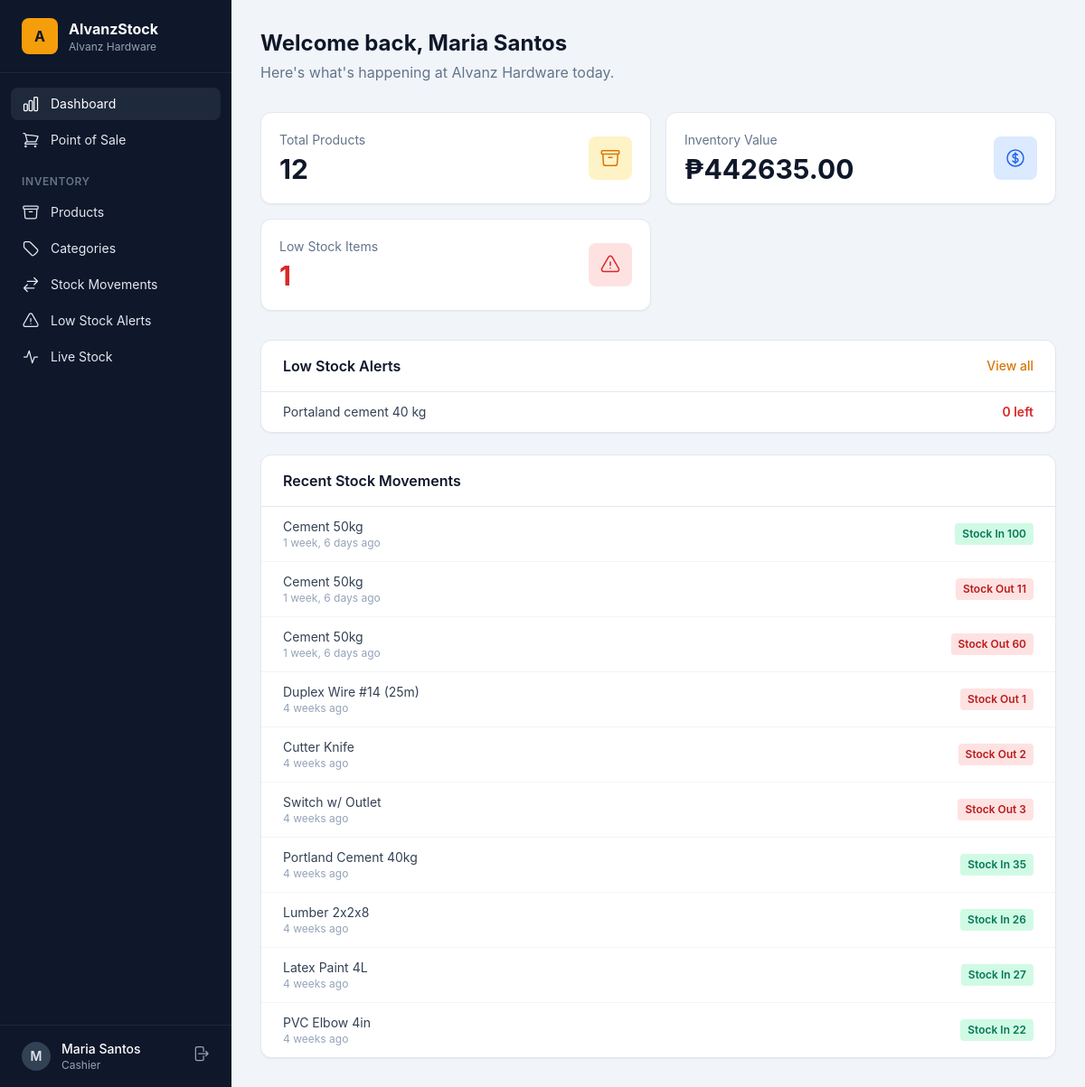
/ (signed in), run on an earlier commit of the app's database.
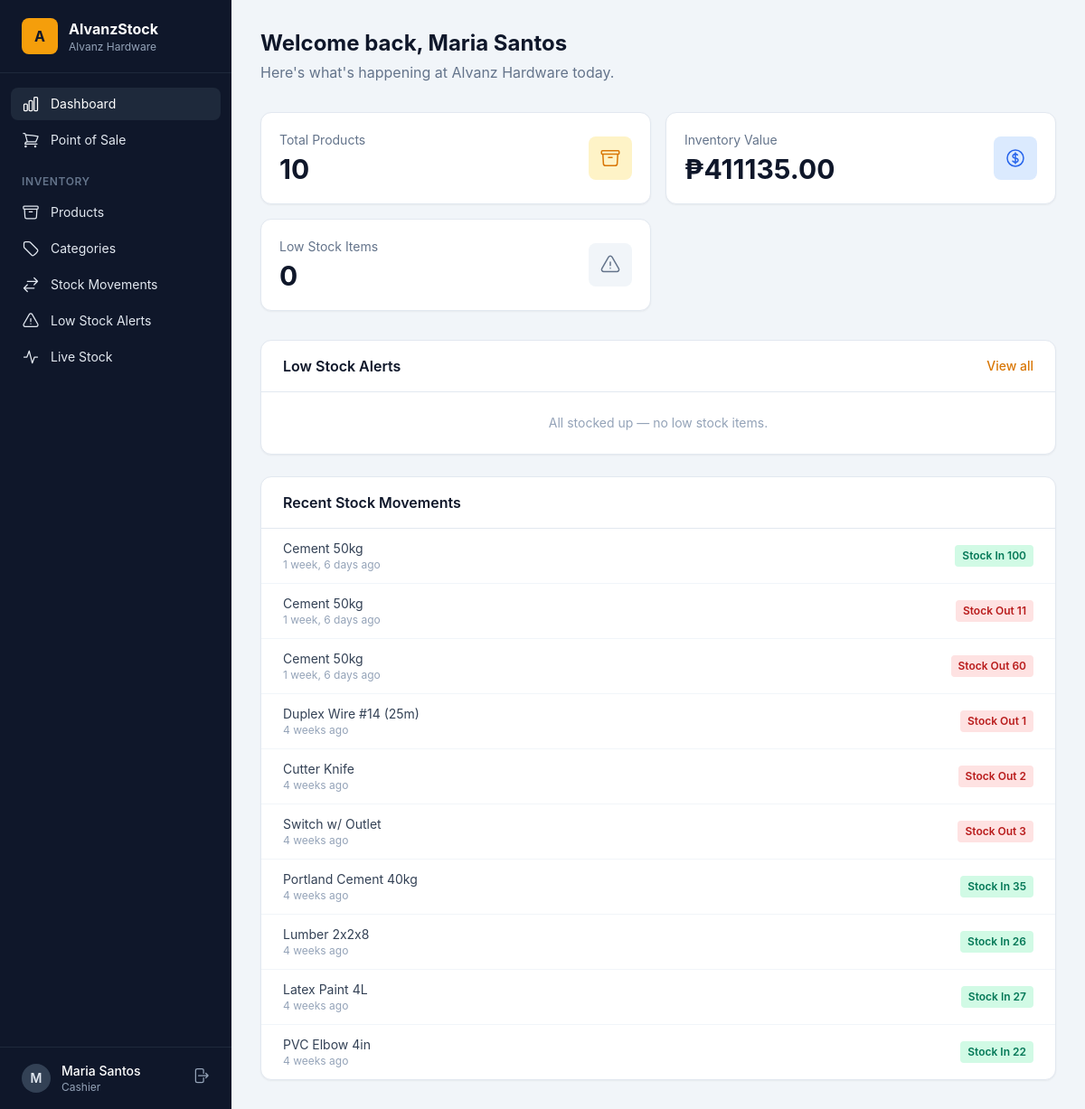
And on a later commit of the database.
### inventory/models.py (models this page shows, shortened)
class Product(models.Model):
    name = models.CharField(max_length=200)
    sku = models.CharField(max_length=50, unique=True)
    image = models.ImageField(upload_to="products/", blank=True)
    category = models.ForeignKey(Category, on_delete=models.SET_NULL, null=True, blank=True, related_name="products")
    unit = models.CharField(max_length=20, default="pcs")
    cost_price = models.DecimalField(max_digits=12, decimal_places=2, default=0)
    sell_price = models.DecimalField(max_digits=12, decimal_places=2, default=0)
    quantity = models.PositiveIntegerField(default=0)
    min_stock_level = models.PositiveIntegerField(default=10)
    is_active = models.BooleanField(default=True)
    created_at = models.DateTimeField(auto_now_add=True)
    updated_at = models.DateTimeField(auto_now=True)
    class Meta:
        ordering = ["name"]

class StockTransaction(models.Model):
    class Type(models.TextChoices):
        STOCK_IN = "IN", "Stock In"
        STOCK_OUT = "OUT", "Stock Out"
        ADJUST = "ADJ", "Adjustment"
    product = models.ForeignKey(Product, on_delete=models.CASCADE, related_name="transactions")
    transaction_type = models.CharField(max_length=5, choices=Type.choices)
    quantity = models.PositiveIntegerField()
    reference = models.CharField(max_length=100, blank=True)
    notes = models.TextField(blank=True)
    user = models.ForeignKey("accounts.User", on_delete=models.SET_NULL, null=True, related_name="stock_transactions")
    created_at = models.DateTimeField(auto_now_add=True)
    class Meta:
        ordering = ["-created_at"]

### inventory/views.py (the view)
# urls.py: path("", views.dashboard, name="dashboard"),
@login_required
def dashboard(request):
    low_stock_products = Product.objects.filter(is_active=True, quantity__lte=F("min_stock_level")).order_by("quantity")
    recent_transactions = StockTransaction.objects.select_related("product", "user")[:10]
    recent_sales = Sale.objects.select_related("cashier")[:10]
    inv = Product.objects.filter(is_active=True).aggregate(
        product_count=Count("id"),
        total_value=Sum(F("quantity") * F("sell_price")),
    )
    sales_total = Sale.objects.aggregate(total=Sum("total"))["total"] or 0
    context = {
        "product_count": inv["product_count"],
        "category_count": Category.objects.count(),
        "total_value": inv["total_value"] or 0,
        "low_stock_count": low_stock_products.count(),
        "low_stock_products": low_stock_products,
        "recent_transactions": recent_transactions,
        "recent_sales": recent_sales,
        "sales_total": sales_total,
    }
    return render(request, "dashboard.html", context)

### accounts/models.py (called while the page is built)
    @property
    def is_manager(self):
        return self.role == self.Role.MANAGER or self.is_superuser

    @property
    def is_stock_viewer(self):
        return self.role == self.Role.STOCK_VIEWER

### templates/dashboard.html (shortened to what this page needs)
{% extends "base.html" %}
{% block content %}
<div class="mb-8">
  <h1 class="text-2xl font-bold text-slate-900">Welcome back, {{ user.get_full_name|default:user.username }}</h1>
  <p class="text-slate-500 mt-1">Here's what's happening at Alvanz Hardware today.</p>
</div>
<div class="grid grid-cols-1 sm:grid-cols-2 xl:grid-cols-4 gap-4 mb-8">
  <div class="card p-5">
    <div class="flex items-center justify-between">
      <div>
        <div class="text-sm text-slate-500">Total Products</div>
        <div class="text-3xl font-bold mt-1">{{ product_count }}</div>
      </div>
      <div class="w-12 h-12 rounded-lg bg-amber-100 text-amber-600 flex items-center justify-center">
      </div>
    </div>
  </div>
  <div class="card p-5">
    <div class="flex items-center justify-between">
      <div>
        <div class="text-sm text-slate-500">Inventory Value</div>
        <div class="text-3xl font-bold mt-1">₱{{ total_value|floatformat:2 }}</div>
      </div>
      <div class="w-12 h-12 rounded-lg bg-blue-100 text-blue-600 flex items-center justify-center">
      </div>
    </div>
  </div>
  <a href="{% url 'low_stock' %}" class="card p-5 hover:shadow-md transition">
    <div class="flex items-center justify-between">
      <div>
        <div class="text-sm text-slate-500">Low Stock Items</div>
        <div class="text-3xl font-bold mt-1 {% if low_stock_count %}text-red-600{% endif %}">{{ low_stock_count }}</div>
      </div>
      <div class="w-12 h-12 rounded-lg {% if low_stock_count %}bg-red-100 text-red-600{% else %}bg-slate-100 text-slate-500{% endif %} flex items-center justify-center">
      </div>
    </div>
  </a>
</div>
<div class="grid grid-cols-1 gap-6 {% if user.is_manager %}xl:grid-cols-3{% endif %}">
  <div class="space-y-6">
    <div class="card overflow-hidden">
      <div class="px-6 py-4 border-b border-slate-200 flex items-center justify-between">
        <h2 class="font-semibold">Low Stock Alerts</h2>
        <a href="{% url 'low_stock' %}" class="text-sm text-amber-600 hover:text-amber-700 font-medium">View all</a>
      </div>
      <ul class="divide-y divide-slate-100">
        {% for p in low_stock_products %}
        <li class="px-6 py-3 flex items-center justify-between">
          <a href="{% url 'product_detail' p.pk %}" class="text-sm text-slate-700 hover:text-amber-600 truncate mr-3">{{ p.name }}</a>
          <span class="text-sm font-semibold text-red-600 whitespace-nowrap">{{ p.quantity }} left</span>
        </li>
        {% empty %}
        <li class="px-6 py-6 text-sm text-slate-400 text-center">All stocked up — no low stock items.</li>
        {% endfor %}
      </ul>
    </div>
    <div class="card overflow-hidden">
      <div class="px-6 py-4 border-b border-slate-200">
        <h2 class="font-semibold">Recent Stock Movements</h2>
      </div>
      <ul class="divide-y divide-slate-100">
        {% for t in recent_transactions %}
        <li class="px-6 py-3 flex items-center justify-between">
          <div class="min-w-0 mr-3">
            <div class="text-sm text-slate-700 truncate">{{ t.product.name }}</div>
            <div class="text-xs text-slate-400">{{ t.created_at|timesince }} ago</div>
          </div>
          <span class="text-xs font-semibold px-2 py-1 rounded {% if t.transaction_type == 'IN' %}bg-emerald-100 text-emerald-700{% else %}bg-red-100 text-red-700{% endif %} whitespace-nowrap">
            {{ t.get_transaction_type_display }} {{ t.quantity }}
          </span>
        </li>
        {% empty %}
        <li class="px-6 py-6 text-sm text-slate-400 text-center">No stock movements yet.</li>
        {% endfor %}
      </ul>
    </div>
  </div>
</div>
{% endblock %}

What changed in the data, as far as the page shows it:
no longer on this page (row edited): Product: name "Portaland cement 40 kg", quantity "0"
Also different on the page:
{{ product_count }}: "12" → "10"
{{ total_value|floatformat:2 }}: "442635.00" → "411135.00"
{{ low_stock_count }}: "1" → "0"
text now shown: "All stocked up — no low stock items."
